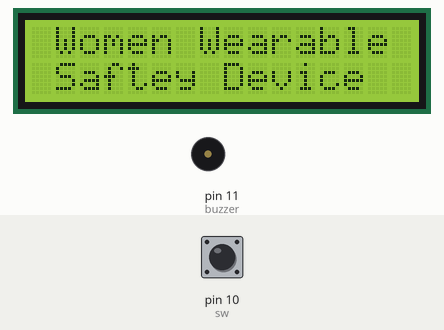
Recording of a sketch running on a simulated Arduino Uno, built with avr-gcc and run on an emulated ATmega328P. Parts: 16×2 character LCD, buzzer (waves = sounding, pin HIGH). Inputs (shaded band) come from the test bench; at power-on: pin 10 (sw) HIGH. The modem accepts every AT command (registered, SIM ready, sends succeed) and sends nothing else; what the sketch prints to the serial monitor is not drawn.

Above: at 1.1 s.
5.3 s: pin 10 (sw) pulled LOW for 0.15 s
At 5.9 s:
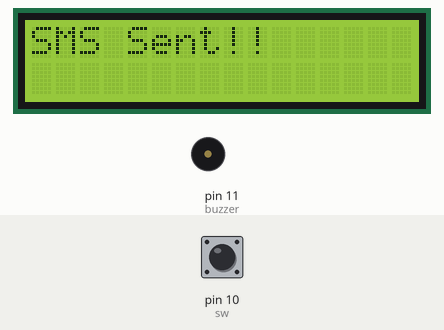
At 14.1 s:
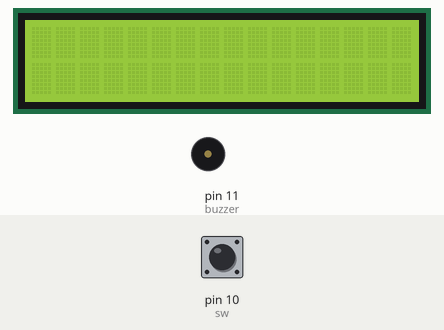
Timing chart, 0 to 14.4 s (numbered marks = the images above; inputs shaded):
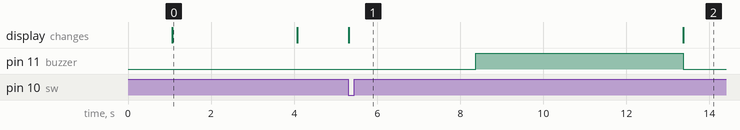

Measured:
- after the input at 5.3 s, pin 11 (buzzer): LOW → HIGH after 3.1 s, → LOW 5.0 s later; the display: changes at once (image 1)
- what the display in image 0 shows lasts 3.0 s, from 1.1 s to 4.1 s

The sketch:

A_women_wearable_saftey_device_with_arduino.ino
```cpp
#include <SoftwareSerial.h>
#include <LiquidCrystal.h>

// Create instances for SoftwareSerial and LiquidCrystal
SoftwareSerial sim800l(8,9); // RX, TX
LiquidCrystal lcd(2, 3, 4, 5, 6, 7); // RS, E, D4, D5, D6, D7

int sw=10;
int buzzer=11;

void setup() {
  // Initialize SIM800L communication
  pinMode(buzzer,OUTPUT);
  sim800l.begin(9600);
  Serial.begin(9600);
  delay(1000);

  // Initialize LCD
  lcd.begin(16, 2);
  lcd.clear();
  project_name();
}

void loop() {
  if(digitalRead(sw)==0)
  {
  Serial.println("Button Pressed");
  lcd.print("SMS Sent!!");
  sendSMS("+919398594569", "Somebody is in the danger");
  digitalWrite(buzzer,HIGH);
  delay(5000); // Delay between sending SMS
  }
  lcd.clear();
  digitalWrite(buzzer,LOW);
  // You can add more logic or functionality here if needed
}

void sendSMS(const char* phoneNumber, const char* message) {
  sim800l.println("AT+CMGF=1"); // Set SMS mode to text
  delay(1000);
  sim800l.print("AT+CMGS=\"");
  sim800l.print(phoneNumber);
  sim800l.println("\"");
  delay(1000);
  sim800l.print(message);
  sim800l.write(0x1A); // Send Ctrl+Z to finish message
  delay(1000);
}
void project_name()
{
  lcd.setCursor(0,0);
  lcd.print(" Women Wearable");
  lcd.setCursor(0,1);
  lcd.print(" Saftey Device");
  delay(3000);
  lcd.clear();
}
```
